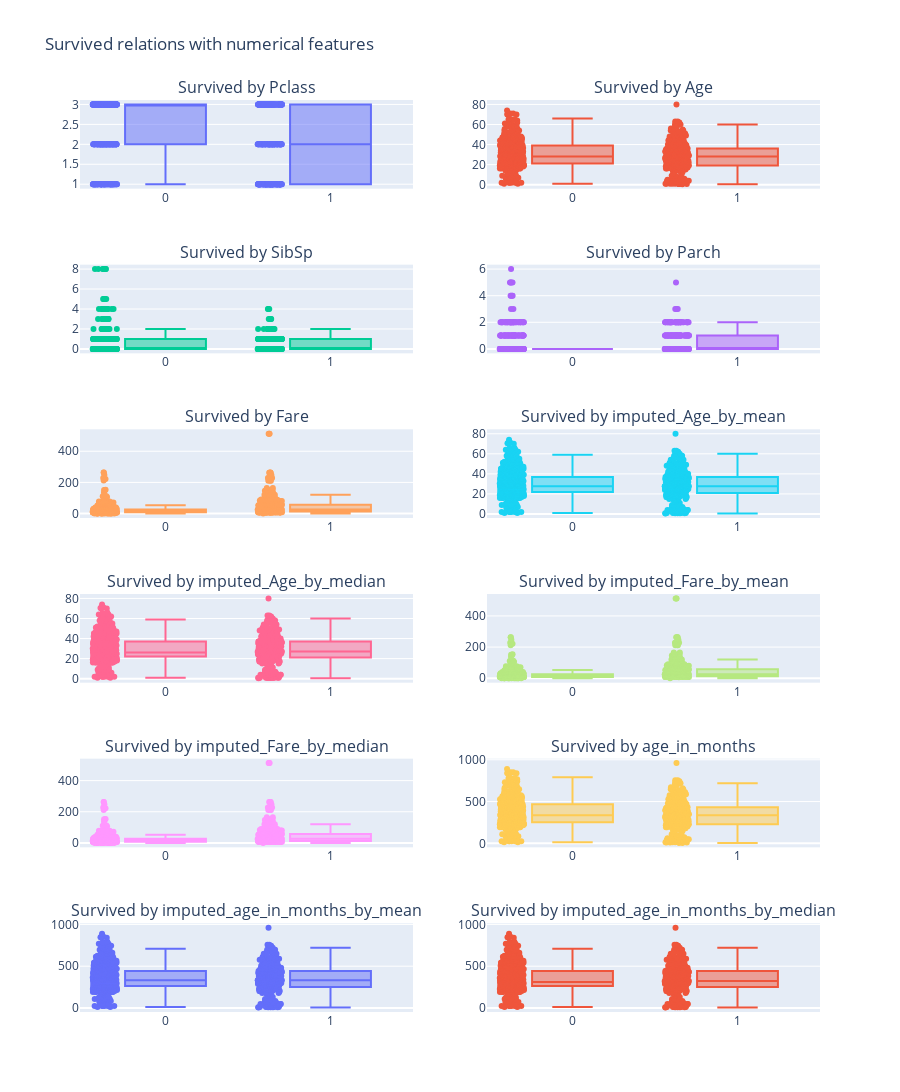

Notebook source saved alongside this figure:
### Markdown cell above
### Relations between survived and numercial columns
Pclass, Sibsp, Parch and Fare seems to have relation with the Survived categorization, while Age just in the extreme cases.

### Code cell
fig = make_subplots(
    rows = int(len(train_set.dtypes[(train_set.dtypes =='int64')|(train_set.dtypes =='float64')])/2) - 1, cols=2,
    subplot_titles = ["Survived by "+col for col in train_set.dtypes[(train_set.dtypes =='int64')|(train_set.dtypes =='float64')].index if col not in ['PassengerId', 'Survived']])
height_per_row = 200
for idx, column in enumerate(train_set.dtypes[(train_set.dtypes =='int64')|(train_set.dtypes =='float64')].index):
    if column not in ['PassengerId', 'Survived']: 
        fig.add_trace(go.Box(x=train_set["Survived"], y=train_set[column], boxpoints="all"), row = math.floor(idx/2), col = idx%2 + 1)
fig.update_layout(height=height_per_row*(math.floor(idx/2) + 1), showlegend=False, title_text="Survived relations with numerical features")
fig.show()

### Figure 1 — Plotly figure (JSON) as saved in the notebook; plotly's stock layout.template omitted (floating-point values rounded to 4 significant figures; data arrays with more than 128 entries replaced by an {"elided": "..."} marker saying what was removed)
{"data": [{"boxpoints": "all", "type": "box", "x": {"elided": "891 int values"}, "xaxis": "x", "y": {"elided": "891 int values"}, "yaxis": "y"}, {"boxpoints": "all", "type": "box", "x": {"elided": "891 int values"}, "xaxis": "x2", "y": {"elided": "891 float values"}, "yaxis": "y2"}, {"boxpoints": "all", "type": "box", "x": {"elided": "891 int values"}, "xaxis": "x3", "y": {"elided": "891 int values"}, "yaxis": "y3"}, {"boxpoints": "all", "type": "box", "x": {"elided": "891 int values"}, "xaxis": "x4", "y": {"elided": "891 int values"}, "yaxis": "y4"}, {"boxpoints": "all", "type": "box", "x": {"elided": "891 int values"}, "xaxis": "x5", "y": {"elided": "891 float values"}, "yaxis": "y5"}, {"boxpoints": "all", "type": "box", "x": {"elided": "891 int values"}, "xaxis": "x6", "y": {"elided": "891 float values"}, "yaxis": "y6"}, {"boxpoints": "all", "type": "box", "x": {"elided": "891 int values"}, "xaxis": "x7", "y": {"elided": "891 float values"}, "yaxis": "y7"}, {"boxpoints": "all", "type": "box", "x": {"elided": "891 int values"}, "xaxis": "x8", "y": {"elided": "891 float values"}, "yaxis": "y8"}, {"boxpoints": "all", "type": "box", "x": {"elided": "891 int values"}, "xaxis": "x9", "y": {"elided": "891 float values"}, "yaxis": "y9"}, {"boxpoints": "all", "type": "box", "x": {"elided": "891 int values"}, "xaxis": "x10", "y": {"elided": "891 float values"}, "yaxis": "y10"}, {"boxpoints": "all", "type": "box", "x": {"elided": "891 int values"}, "xaxis": "x11", "y": {"elided": "891 float values"}, "yaxis": "y11"}, {"boxpoints": "all", "type": "box", "x": {"elided": "891 int values"}, "xaxis": "x12", "y": {"elided": "891 float values"}, "yaxis": "y12"}], "layout": {"annotations": [{"font": {"size": 16}, "showarrow": false, "text": "Survived by Pclass", "x": 0.225, "xanchor": "center", "xref": "paper", "y": 1.0, "yanchor": "bottom", "yref": "paper"}, {"font": {"size": 16}, "showarrow": false, "text": "Survived by Age", "x": 0.775, "xanchor": "center", "xref": "paper", "y": 1.0, "yanchor": "bottom", "yref": "paper"}, {"font": {"size": 16}, "showarrow": false, "text": "Survived by SibSp", "x": 0.225, "xanchor": "center", "xref": "paper", "y": 0.8194, "yanchor": "bottom", "yref": "paper"}, {"font": {"size": 16}, "showarrow": false, "text": "Survived by Parch", "x": 0.775, "xanchor": "center", "xref": "paper", "y": 0.8194, "yanchor": "bottom", "yref": "paper"}, {"font": {"size": 16}, "showarrow": false, "text": "Survived by Fare", "x": 0.225, "xanchor": "center", "xref": "paper", "y": 0.6389, "yanchor": "bottom", "yref": "paper"}, {"font": {"size": 16}, "showarrow": false, "text": "Survived by imputed_Age_by_mean", "x": 0.775, "xanchor": "center", "xref": "paper", "y": 0.6389, "yanchor": "bottom", "yref": "paper"}, {"font": {"size": 16}, "showarrow": false, "text": "Survived by imputed_Age_by_median", "x": 0.225, "xanchor": "center", "xref": "paper", "y": 0.4583, "yanchor": "bottom", "yref": "paper"}, {"font": {"size": 16}, "showarrow": false, "text": "Survived by imputed_Fare_by_mean", "x": 0.775, "xanchor": "center", "xref": "paper", "y": 0.4583, "yanchor": "bottom", "yref": "paper"}, {"font": {"size": 16}, "showarrow": false, "text": "Survived by imputed_Fare_by_median", "x": 0.225, "xanchor": "center", "xref": "paper", "y": 0.2778, "yanchor": "bottom", "yref": "paper"}, {"font": {"size": 16}, "showarrow": false, "text": "Survived by age_in_months", "x": 0.775, "xanchor": "center", "xref": "paper", "y": 0.2778, "yanchor": "bottom", "yref": "paper"}, {"font": {"size": 16}, "showarrow": false, "text": "Survived by imputed_age_in_months_by_mean", "x": 0.225, "xanchor": "center", "xref": "paper", "y": 0.09722, "yanchor": "bottom", "yref": "paper"}, {"font": {"size": 16}, "showarrow": false, "text": "Survived by imputed_age_in_months_by_median", "x": 0.775, "xanchor": "center", "xref": "paper", "y": 0.09722, "yanchor": "bottom", "yref": "paper"}], "height": 1400, "showlegend": false, "title": {"text": "Survived relations with numerical features"}, "xaxis": {"anchor": "y", "domain": [0, 0.45]}, "xaxis10": {"anchor": "y10", "domain": [0.55, 1]}, "xaxis11": {"anchor": "y11", "domain": [0, 0.45]}, "xaxis12": {"anchor": "y12", "domain": [0.55, 1]}, "xaxis2": {"anchor": "y2", "domain": [0.55, 1]}, "xaxis3": {"anchor": "y3", "domain": [0, 0.45]}, "xaxis4": {"anchor": "y4", "domain": [0.55, 1]}, "xaxis5": {"anchor": "y5", "domain": [0, 0.45]}, "xaxis6": {"anchor": "y6", "domain": [0.55, 1]}, "xaxis7": {"anchor": "y7", "domain": [0, 0.45]}, "xaxis8": {"anchor": "y8", "domain": [0.55, 1]}, "xaxis9": {"anchor": "y9", "domain": [0, 0.45]}, "yaxis": {"anchor": "x", "domain": [0.9028, 1.0]}, "yaxis10": {"anchor": "x10", "domain": [0.1806, 0.2778]}, "yaxis11": {"anchor": "x11", "domain": [0, 0.09722]}, "yaxis12": {"anchor": "x12", "domain": [0, 0.09722]}, "yaxis2": {"anchor": "x2", "domain": [0.9028, 1.0]}, "yaxis3": {"anchor": "x3", "domain": [0.7222, 0.8194]}, "yaxis4": {"anchor": "x4", "domain": [0.7222, 0.8194]}, "yaxis5": {"anchor": "x5", "domain": [0.5417, 0.6389]}, "yaxis6": {"anchor": "x6", "domain": [0.5417, 0.6389]}, "yaxis7": {"anchor": "x7", "domain": [0.3611, 0.4583]}, "yaxis8": {"anchor": "x8", "domain": [0.3611, 0.4583]}, "yaxis9": {"anchor": "x9", "domain": [0.1806, 0.2778]}}}
